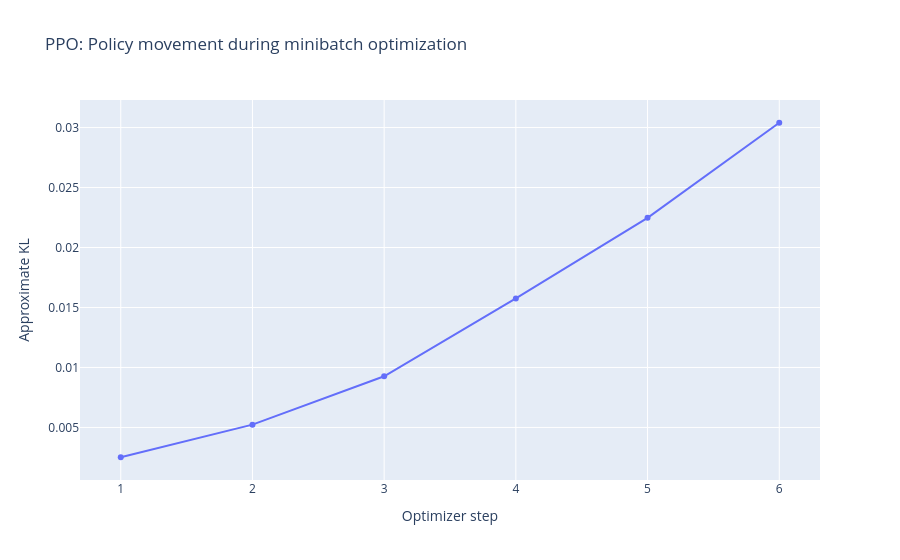

This figure's notebook cell:
### Code cell
figure = go.Figure()

figure.add_scatter(
    x=history["step"],
    y=history["approx_kl"],
    mode="lines+markers",
    name="Approximate KL",
)

figure.update_layout(
    title="PPO: Policy movement during minibatch optimization",
    xaxis_title="Optimizer step",
    yaxis_title="Approximate KL",
    hovermode="x unified",
)

figure.show()

### Figure 1 — Plotly figure (JSON) as saved in the notebook; plotly's stock layout.template omitted (floating-point values rounded to 4 significant figures)
{"data": [{"mode": "lines+markers", "name": "Approximate KL", "type": "scatter", "x": [1, 2, 3, 4, 5, 6], "y": [0.002517, 0.005233, 0.009263, 0.01576, 0.02247, 0.0304]}], "layout": {"hovermode": "x unified", "title": {"text": "PPO: Policy movement during minibatch optimization"}, "xaxis": {"title": {"text": "Optimizer step"}}, "yaxis": {"title": {"text": "Approximate KL"}}}}
